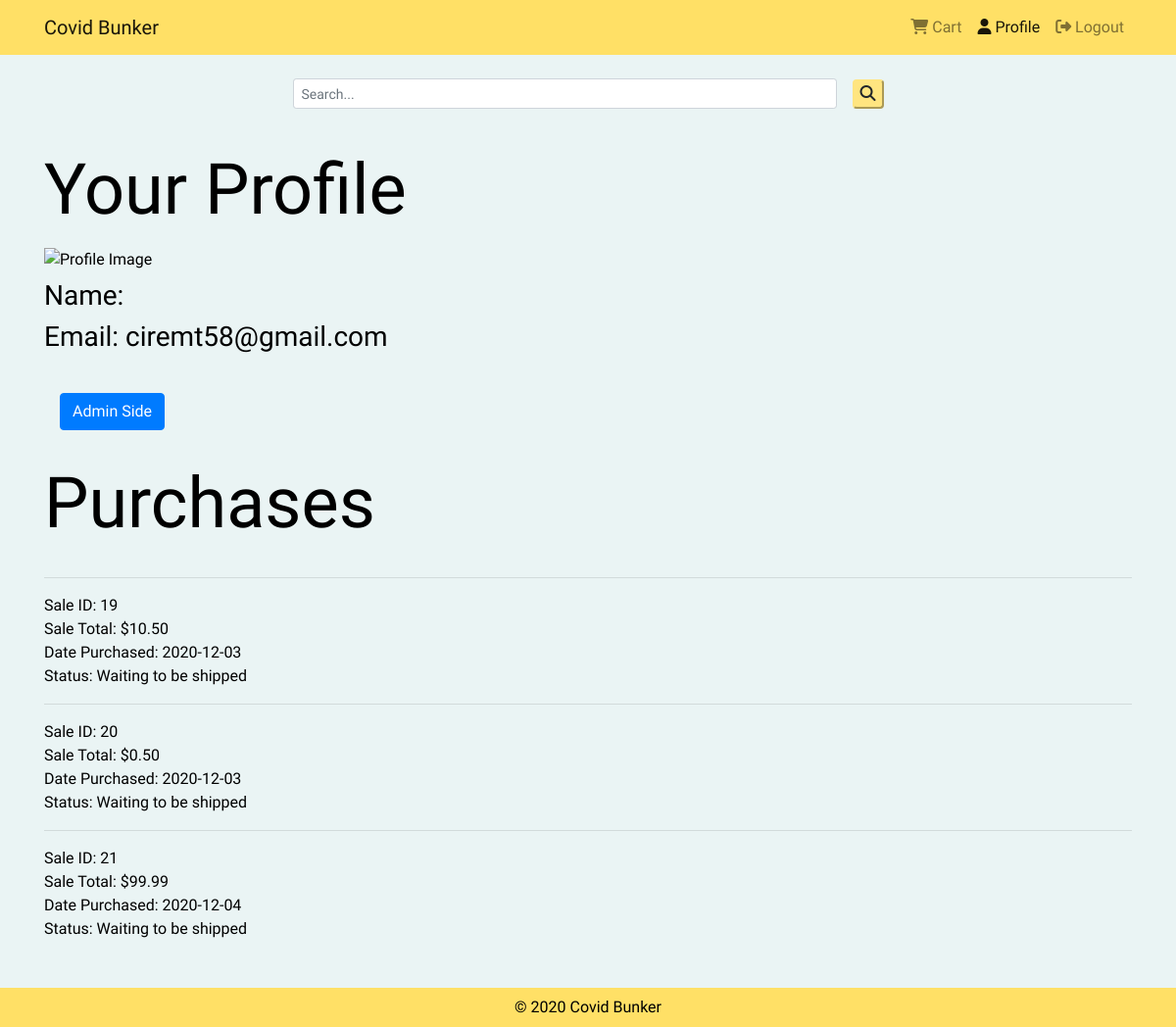
Before: /profile/ (signed in) with the older database file.
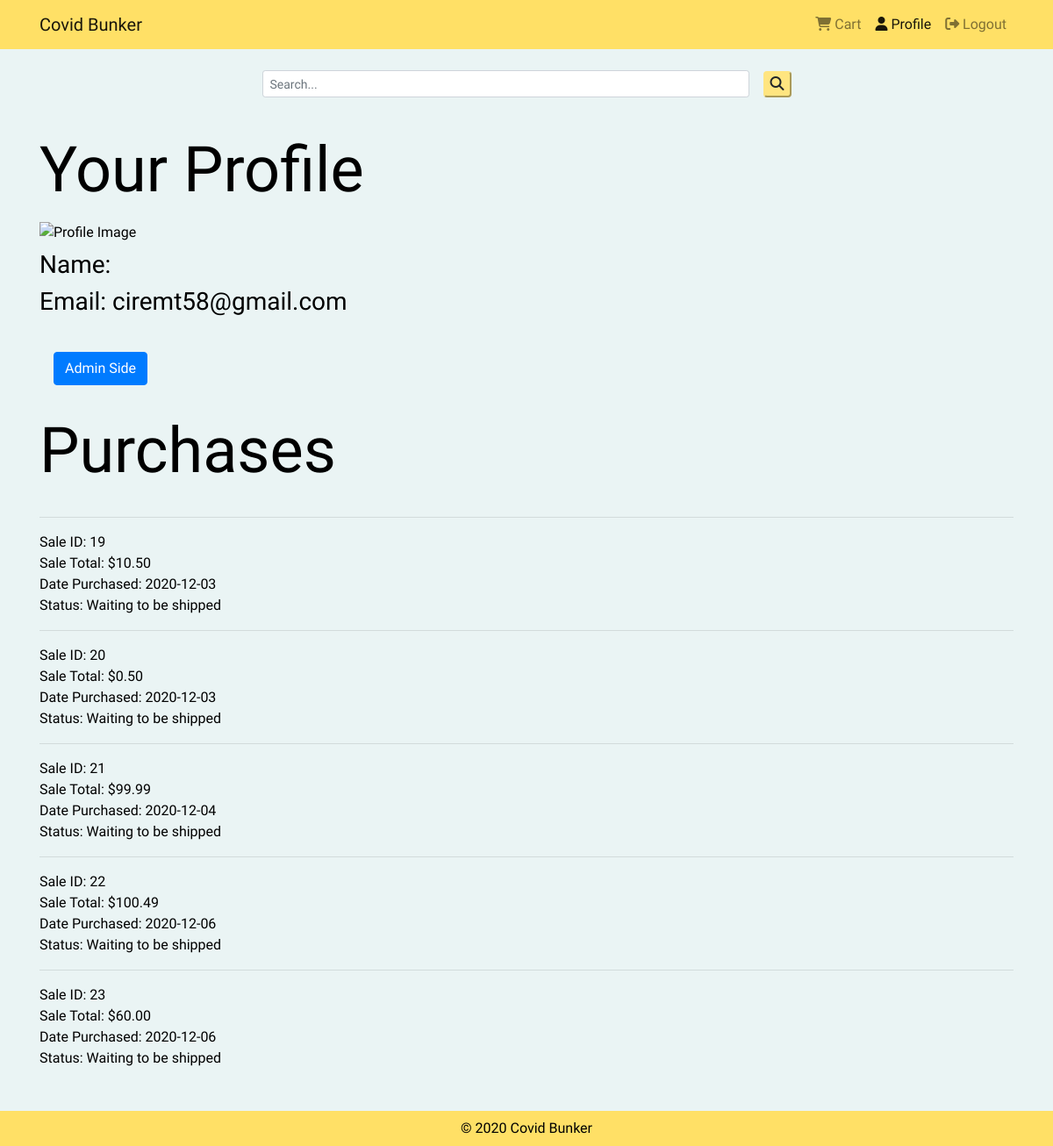
After: the same page with the newer database file.
### tables this page shows
CREATE TABLE "Sales" (
	"SID"	INTEGER NOT NULL,
	"Total"	REAL NOT NULL,
	"UID"	TEXT NOT NULL,
	"Date"	TEXT NOT NULL,
	"Status"	TEXT NOT NULL,
	PRIMARY KEY("SID")
);

### server.py (the view)
@app.route("/profile/")
def profile():
    if session['signed_in']:
        uid = session['uid']
        c = get_db().cursor()
        sales = c.execute('''
        SELECT SID, Total, Date, Status FROM Sales WHERE UID = ?;
        ''', (uid,)).fetchall()
        """ TODO impliment products sold
        for sale in sales:
            sid = sale[0]
            products_sold = c.execute('''
            SELECT ProductsSold.pid, Name, ProductsSold.Qty, price FROM ProductsSold JOIN products ON Products.PID = ProductsSold.PID where SID = ?;
            ''', (sid,)).fetchall()
            s = list(sale)
            print(products_sold)
            s.append(products_sold)
            sale = tuple(s)
            """
    return render_template("profile.html", sales=sales)

### server.py (called while the page is built)
def get_db():
    db = getattr(g, '_database', None)
    if db is None:
        db = g._database = sqlite3.connect(dbpath)
    return db

@app.teardown_appcontext
def close_connection(exception):
    db = getattr(g, '_database', None)
    if db is not None:
        db.close()

### templates/profile.html (shortened to what this page needs)
{% extends "base.html" %}
{% block profile %}
active
{% endblock %}
{% block logged_in %}
    {% if session.signed_in %}
        {{ super() }}
    {% endif %}
{% endblock %}
{% block content %}
<div class="container">
    {% if session.signed_in %}
    <div class="py-3" id="profile-details"></div>
    <a id="admin-button" class="btn btn-primary admin-button" href="{{url_for("admin")}}" role="button">Admin Side</a>
    <h1 class="display-3 py-3">Purchases</h1>
    {% if sales %}
        {% for s in sales %}
            <hr>
            Sale ID: {{ s[0] }}
            <br/>
            Sale Total:  {{ "$%.2f"|format(s[1]) }}
            <br/>
            Date Purchased: {{ s[2].split()[0] }}
            <br/>
            Status: {{ s[3] }}
        {% endfor %}
    {% else %}
        <h4>No sales...</h4>
    {% endif %}
    {% endif %}
</div>
{% endblock %}

### templates/base.html (shortened to what this page needs)
<!DOCTYPE html>
<html lang="en">
<head>
    {% block bootstrap %}
    <link rel="stylesheet" href="https://maxcdn.bootstrapcdn.com/bootstrap/4.5.2/css/bootstrap.min.css">
    {% endblock %}
    {% block css %}
    <link rel="stylesheet" href="{{ url_for('static', filename='css/style.css') }}">
    {% endblock %}
</head>
<body class="bg-secondary">
    <div class="main-body">
        <header>
            {% block header %}
            <nav class="navbar navbar-expand-lg navbar-light bg-dark">
                <div class="container">
                    <a class="navbar-brand" href="{{ url_for('home') }}">Covid Bunker</a>
                    <div class="collapse navbar-collapse" id="navbarSupportedContent">
                        <ul class="nav navbar-nav navbar-right ml-auto">
                           <li class="nav-item {% block cart %}{% endblock %}"><a href="/cart/" id="cart-nav" class="nav-link"><i class="fas fa-shopping-cart"></i> Cart</a></li>
                            {% block logged_in %}
                            <li class="nav-item {% block profile %}{% endblock %}"><a href="/profile/" class="nav-link"><i class="fas fa-user"></i> Profile</a></li>
                            <li class="nav-item {% block logout %}{% endblock %}"><a href="/logout/" class="nav-link" onclick="signOut();"><i class="fas fa-sign-out-alt"></i> Logout</a></li>
                            {% endblock %}
                        </ul>
                    </div>
                </div>
            </nav>
            {% endblock %}
        </header>
        {% block search %}
        <div class="container pt-4 pb-4">
            <form class="form-inline d-flex justify-content-center md-form form-sm" action="/search/" method="GET">
              <input class="form-control form-control-sm mr-3 w-50" type="text" placeholder="Search..." aria-label="Search" name="s">
              <button type="submit" value="Submit" class="btn-warning rounded"><i class="fas fa-search" aria-hidden="true"></i></button>
            </form>
        </div>
        {% endblock %}
        <main class="text-light pb-5">
            {% block content %}
            {% endblock %}
        </main>
    </div>
    {% block footer %}
    <footer class="page-footer font-small bg-dark">
        <div class="container py-2 text-center">
            <span class="text-muted">&#169; 2020 Covid Bunker </span>
        </div>
    </footer>
    {% endblock %}
</body>
</html>

### static/css/style.css (style rules this page uses)
html, body { height: 100%; width: 100%; margin: 0; padding: 0; font-family: 'Source Sans Pro', sans-serif; }
.bg-dark { background-color: #ffe066 !important; }
.bg-secondary { background-color: #eaf4f4 !important; }
.text-light { color: black !important; }
.text-muted { color: black !important; }
.btn-warning { background-color: #ffe580 ; border-color: #ffe580 ; }
.admin-button { margin: 1rem; }
footer { height: 2.5rem; }
.main-body { min-height: calc(100% - 2.5rem); }

Changed rows visible on the page:
added Sales: SID "22", Total "$100.49", Date "2020-12-06", Status "Waiting to be shipped"
added Sales: SID "23", Total "$60.00", Date "2020-12-06", Status "Waiting to be shipped"
